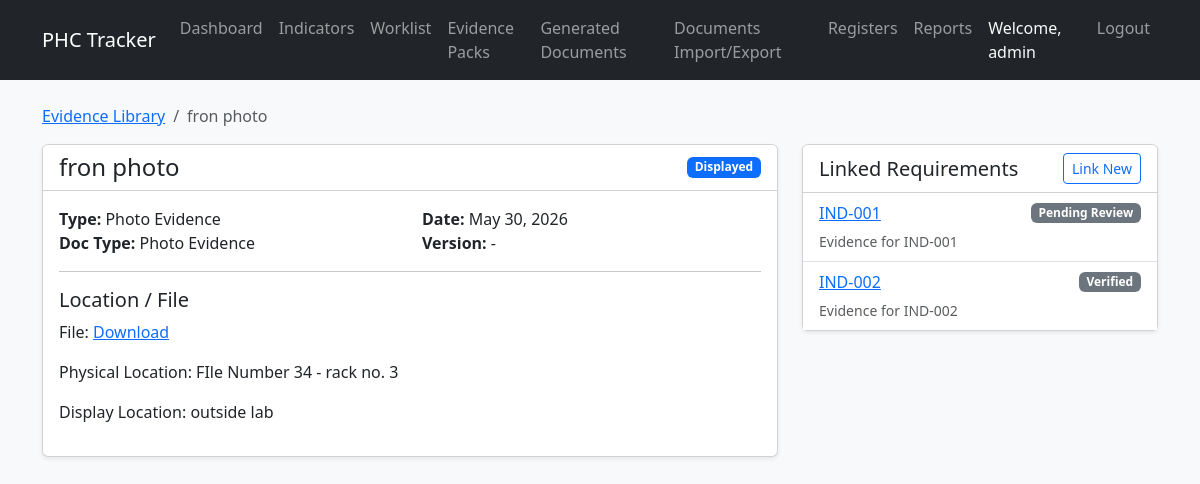
The page /evidence/1/ (signed in) on the database its author committed.
### evidence/models.py (models this page shows, shortened)
class EvidenceItem(models.Model):
    title = models.CharField(max_length=255)
    evidence_type = models.CharField(max_length=50, choices=EvidenceType.choices, default=EvidenceType.OTHER)
    document_type = models.CharField(max_length=50, choices=DocumentType.choices, default=DocumentType.OTHER)
    file = models.FileField(upload_to='evidence_files/', blank=True, null=True)
    external_url = models.URLField(max_length=500, blank=True, null=True)
    physical_file_location = models.CharField(max_length=255, blank=True, null=True)
    display_location = models.CharField(max_length=255, blank=True, null=True)
    evidence_date = models.DateField(blank=True, null=True)
    version = models.CharField(max_length=50, blank=True, null=True)
    document_code = models.CharField(max_length=100, blank=True, null=True)
    effective_date = models.DateField(blank=True, null=True)
    review_date = models.DateField(blank=True, null=True)
    approval_status = models.CharField(max_length=50, choices=ApprovalStatus.choices, default=ApprovalStatus.DRAFT)
    approved_by = models.ForeignKey(User, on_delete=models.SET_NULL, null=True, blank=True, related_name='approved_evidence')
    approved_at = models.DateTimeField(blank=True, null=True)
    description = models.TextField(blank=True, null=True)
    uploaded_by = models.ForeignKey(User, on_delete=models.SET_NULL, null=True, blank=True, related_name='uploaded_evidence')
    planned_document = models.ForeignKey('evidence.PlannedEvidenceDocument', on_delete=models.SET_NULL, null=True, blank=True, related_name='evidence_items')
    source_type = models.CharField(max_length=50, choices=SourceType.choices, default=SourceType.UPLOADED_FILE)
    source_register_entry = models.ForeignKey('registers.RegisterEntry', on_delete=models.SET_NULL, null=True, blank=True, related_name='linked_evidence_items')
    created_at = models.DateTimeField(auto_now_add=True)
    updated_at = models.DateTimeField(auto_now=True)

class EvidenceRequirementFulfillment(models.Model):
    evidence_requirement = models.ForeignKey(EvidenceRequirement, on_delete=models.CASCADE, related_name='fulfillments')
    evidence_item = models.ForeignKey(EvidenceItem, on_delete=models.CASCADE, related_name='requirement_fulfillments')
    status = models.CharField(max_length=50, choices=FulfillmentStatus.choices, default=FulfillmentStatus.DRAFT)
    physical_confirmed = models.BooleanField(default=False)
    display_confirmed = models.BooleanField(default=False)
    staff_awareness_confirmed = models.BooleanField(default=False)
    register_confirmed = models.BooleanField(default=False)
    verified_by = models.ForeignKey(User, on_delete=models.SET_NULL, null=True, blank=True)
    verified_at = models.DateTimeField(blank=True, null=True)
    remarks = models.TextField(blank=True, null=True)
    created_at = models.DateTimeField(auto_now_add=True)
    updated_at = models.DateTimeField(auto_now=True)

class EvidenceRequirement(models.Model):
    indicator = models.ForeignKey(Indicator, on_delete=models.CASCADE, related_name='evidence_requirements')
    title = models.CharField(max_length=255)
    description = models.TextField(blank=True, null=True)
    evidence_type = models.CharField(max_length=50, choices=EvidenceType.choices, default=EvidenceType.OTHER)
    document_type = models.CharField(max_length=50, choices=DocumentType.choices, default=DocumentType.OTHER)
    ai_generation_mode = models.CharField(max_length=50, choices=AIGenerationMode.choices, default=AIGenerationMode.NO_AI_NEEDED)
    recurrence_mode = models.CharField(max_length=50, choices=RecurrenceMode.choices, default=RecurrenceMode.NONE)
    recurrence_frequency = models.CharField(max_length=100, blank=True, null=True)
    minimum_required_count = models.IntegerField(default=1)
    display_required = models.BooleanField(default=False)
    physical_verification_required = models.BooleanField(default=False)
    human_approval_required = models.BooleanField(default=False)
    upload_required = models.BooleanField(default=False)
    template_reusable = models.BooleanField(default=False)
    evidence_reuse_policy = models.CharField(max_length=100, blank=True, null=True)
    sort_order = models.IntegerField(default=0)
    active = models.BooleanField(default=True)
    created_at = models.DateTimeField(auto_now_add=True)
    updated_at = models.DateTimeField(auto_now=True)

### indicators/models.py (models this page shows, shortened)
class Indicator(models.Model):
    indicator_no = models.CharField(max_length=50, unique=True)
    functional_area_code = models.CharField(max_length=50)
    functional_area_name = models.CharField(max_length=255)
    standard_no = models.CharField(max_length=50)
    standard_code = models.CharField(max_length=50)
    standard_title = models.CharField(max_length=500)
    indicator_text = models.TextField()
    compliance_requirement = models.TextField(blank=True, null=True)
    surveyor_check = models.TextField(blank=True, null=True)
    scoring_note = models.TextField(blank=True, null=True)
    max_score = models.IntegerField(default=10)
    weightage_percent = models.IntegerField(default=100)
    partial_allowed = models.BooleanField(default=False)
    partial_score_percent = models.IntegerField(default=80)
    source_reference = models.CharField(max_length=255, blank=True, null=True)
    is_locked = models.BooleanField(default=True)
    created_at = models.DateTimeField(auto_now_add=True)
    updated_at = models.DateTimeField(auto_now=True)

### evidence/views.py (the view)
# urls.py: path('<int:pk>/', views.evidence_detail, name='evidence_detail'),
@login_required
def evidence_detail(request, pk):
    item = get_object_or_404(EvidenceItem, pk=pk)
    fulfillments = item.requirement_fulfillments.all()
    context = {
        'evidence': item,
        'fulfillments': fulfillments
    }
    return render(request, 'evidence/detail.html', context)

### evidence/templates/evidence/detail.html (shortened to what this page needs)
{% extends 'base.html' %}
{% block content %}
<nav aria-label="breadcrumb">
    <ol class="breadcrumb">
        <li class="breadcrumb-item"><a href="{% url 'evidence_list' %}">Evidence Library</a></li>
        <li class="breadcrumb-item active" aria-current="page">{{ evidence.title }}</li>
    </ol>
</nav>
<div class="row">
    <div class="col-md-8">
        <div class="card mb-4">
            <div class="card-header bg-white d-flex justify-content-between align-items-center">
                <h4 class="mb-0">{{ evidence.title }}</h4>
                <span class="badge bg-primary">{{ evidence.get_approval_status_display }}</span>
            </div>
            <div class="card-body">
                <div class="row mb-3">
                    <div class="col-md-6">
                        <strong>Type:</strong> {{ evidence.get_evidence_type_display }}<br>
                        <strong>Doc Type:</strong> {{ evidence.get_document_type_display }}
                    </div>
                    <div class="col-md-6">
                        <strong>Date:</strong> {{ evidence.evidence_date|default:"-" }}<br>
                        <strong>Version:</strong> {{ evidence.version|default:"-" }}
                    </div>
                </div>
                <hr>
                <h5>Location / File</h5>
                {% if evidence.file %}
                    <p>File: <a href="{{ evidence.file.url }}" target="_blank">Download</a></p>
                {% endif %}
                {% if evidence.physical_file_location %}
                    <p>Physical Location: {{ evidence.physical_file_location }}</p>
                {% endif %}
                {% if evidence.display_location %}
                    <p>Display Location: {{ evidence.display_location }}</p>
                {% endif %}
            </div>
        </div>
    </div>
    <div class="col-md-4">
        <div class="card mb-4">
            <div class="card-header bg-white d-flex justify-content-between align-items-center">
                <h5 class="mb-0">Linked Requirements</h5>
                <a href="{% url 'evidence_link' evidence.pk %}" class="btn btn-sm btn-outline-primary">Link New</a>
            </div>
            <div class="card-body p-0">
                <ul class="list-group list-group-flush">
                    {% for fulfillment in fulfillments %}
                    <li class="list-group-item">
                        <div class="d-flex justify-content-between align-items-center mb-1">
                            <a href="{% url 'indicator_detail' fulfillment.evidence_requirement.indicator.pk %}">
                                {{ fulfillment.evidence_requirement.indicator.indicator_no }}
                            </a>
                            <span class="badge bg-secondary">{{ fulfillment.get_status_display }}</span>
                        </div>
                        <small class="text-muted">{{ fulfillment.evidence_requirement.title }}</small>
                    </li>
                    {% empty %}
                    <li class="list-group-item text-center text-muted">
                        No linked requirements.
                    </li>
                    {% endfor %}
                </ul>
            </div>
        </div>
    </div>
</div>
{% endblock %}

### templates/base.html (shortened to what this page needs)
<!DOCTYPE html>
<html lang="en">
<head>
    <link href="https://cdn.jsdelivr.net/npm/bootstrap@5.3.0/dist/css/bootstrap.min.css" rel="stylesheet">
    <link href="{% load static %}{% static 'css/style.css' %}" rel="stylesheet">
</head>
<body>
    <nav class="navbar navbar-expand-lg navbar-dark bg-dark">
        <div class="container">
            <a class="navbar-brand" href="/">PHC Tracker</a>
            <div class="collapse navbar-collapse" id="navbarNav">
                <ul class="navbar-nav me-auto">
                    <li class="nav-item">
                        <a class="nav-link" href="/">Dashboard</a>
                    </li>
                    <li class="nav-item">
                        <a class="nav-link" href="/indicators/">Indicators</a>
                    </li>
                    <li class="nav-item">
                        <a class="nav-link" href="{% url 'evidence_worklist' %}">Worklist</a>
                    </li>
                    <li class="nav-item">
                        <a class="nav-link" href="{% url 'batch_list' %}">Evidence Packs</a>
                    </li>
                    <li class="nav-item">
                        <a class="nav-link" href="{% url 'generated_document_list' %}">Generated Documents</a>
                    </li>
                    <li class="nav-item">
                        <a class="nav-link" href="{% url 'document_transfer_center' %}">Documents Import/Export</a>
                    </li>
                    <li class="nav-item">
                        <a class="nav-link" href="/registers/">Registers</a>
                    </li>
                    <li class="nav-item">
                        <a class="nav-link" href="/reports/">Reports</a>
                    </li>
                </ul>
                <ul class="navbar-nav">
                    {% if user.is_authenticated %}
                        <li class="nav-item">
                            <span class="nav-link text-light">Welcome, {{ user.username }}</span>
                        </li>
                        <li class="nav-item">
                            <form method="post" action="{% url 'logout' %}">
                                <button type="submit" class="btn btn-link nav-link">Logout</button>
                            </form>
                        </li>
                    {% else %}
                        <li class="nav-item">
                            <a class="nav-link" href="{% url 'login' %}">Login</a>
                        </li>
                    {% endif %}
                </ul>
            </div>
        </div>
    </nav>
    <div class="container mt-4">
        {% block content %}{% endblock %}
    </div>
</body>
</html>

### static/css/style.css (style rules this page uses)
body { background-color: #f8f9fa; }
.card { box-shadow: 0 0.125rem 0.25rem rgba(0, 0, 0, 0.075); }

### rows shown on the page
EvidenceItem: title "fron photo", approval_status "Displayed", evidence_type "Photo Evidence", document_type "Photo Evidence", evidence_date "May 30, 2026", version "-", physical_file_location "FIle Number 34 - rack no. 3", display_location "outside lab"
EvidenceRequirementFulfillment: evidence_requirement.indicator.indicator_no "IND-001", status "Pending Review", evidence_requirement "Evidence for IND-001"
EvidenceRequirementFulfillment: evidence_requirement.indicator.indicator_no "IND-002", status "Verified", evidence_requirement "Evidence for IND-002"

### other values the page prints
{{ user.username }} "admin"
